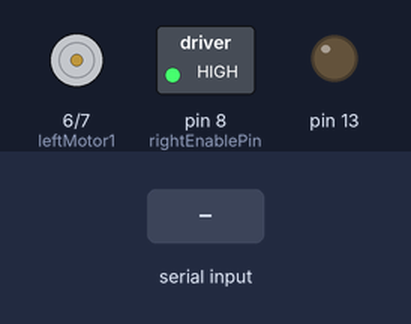
Simulated run of this sketch. Board: Arduino Uno, built with avr-gcc and run on an emulated ATmega328P. Shown: motor-driver pin pairs drawn as motors (green arrow = first pin HIGH = forward, orange = second pin HIGH = backward, longer = more drive, scaled by the enable pin), switched loads named in the sketch (green lamp = pin HIGH), output pins drawn as LEDs (lit = HIGH). The inputs (shaded band) are chosen by the test bench.

Above: at 1.2 s.
1.3 s: "fist" received over the second serial link
At 1.6 s:
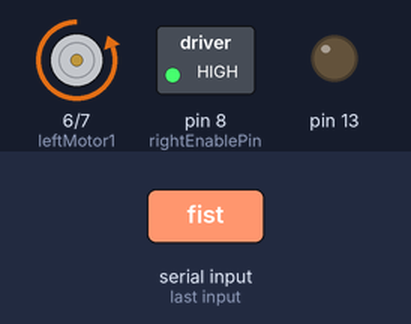
2.8 s: "spread" received over the second serial link
At 4.0 s:
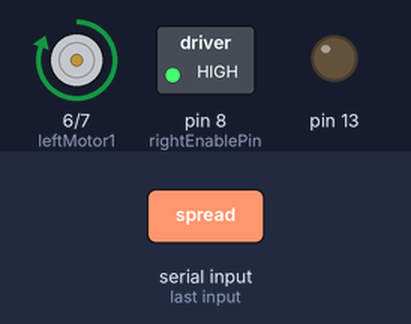
4.3 s: "rest" received over the second serial link
At 5.1 s:
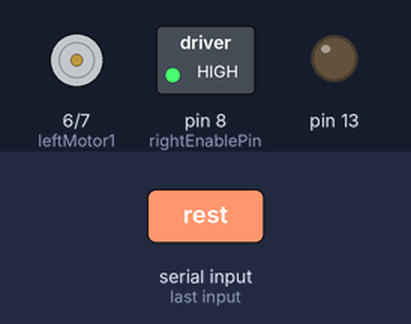
5.8 s: "wavein" received over the second serial link
At 6.5 s:
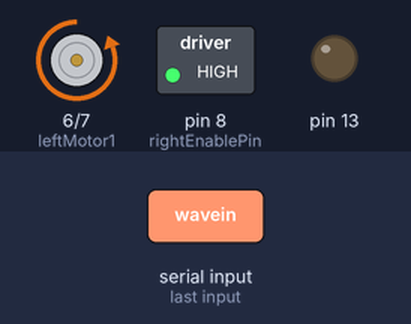
Timing chart, 0 to 8.3 s (numbered marks = the images above; inputs shaded):
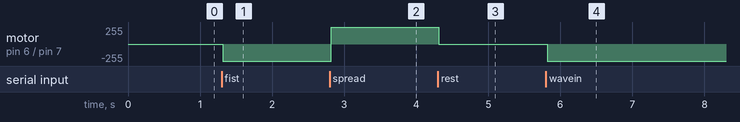

The sketch:

seed_ble_shield.ino
```cpp
#include <SoftwareSerial.h>   //Software Serial Port
#define RxD 2
#define TxD 3

int leftMotor1 = 6;
int leftMotor2 = 7;
int leftEnablePin = 9;

int rightMotor1 = 4;
int rightMotor2 = 5;
int rightEnablePin = 8;

String inData;
SoftwareSerial BLE(RxD,TxD);

void setup() {
  pinMode(RxD, INPUT);
  pinMode(TxD, OUTPUT);
  pinMode(13,OUTPUT);
  BLE.begin(9600);
  BLE.print("AT+CLEAR");
  BLE.print("AT+ROLE0");
  BLE.print("AT+SAVE1");

  pinMode(leftMotor1, OUTPUT);
  pinMode(leftMotor2, OUTPUT);
  pinMode(leftEnablePin, OUTPUT);

  analogWrite(leftEnablePin, 255);
  analogWrite(rightEnablePin, 255);

}

void off(){
  digitalWrite(leftMotor1, LOW);
  digitalWrite(leftMotor2, LOW);
  digitalWrite(rightMotor1, LOW);
  digitalWrite(rightMotor2, LOW);
}

void front(){

  digitalWrite(leftMotor1, LOW);
  digitalWrite(leftMotor2, HIGH);
  digitalWrite(rightMotor1, HIGH);
  digitalWrite(rightMotor2, LOW);
}

void back(){

  digitalWrite(leftMotor1, HIGH);
  digitalWrite(leftMotor2, LOW);
  digitalWrite(rightMotor1, LOW);
  digitalWrite(rightMotor2, HIGH);
}

void right(){

  digitalWrite(leftMotor1, LOW);
  digitalWrite(leftMotor2, HIGH);
  digitalWrite(rightMotor1, LOW);
  digitalWrite(rightMotor2, LOW);
}

void left(){

  digitalWrite(leftMotor1, LOW);
  digitalWrite(leftMotor2, LOW);
  digitalWrite(rightMotor1, HIGH);
  digitalWrite(rightMotor2, LOW);
}

void useMessage(String msg) {
  if (msg == "rest") {
    off();
  }
  if (msg == "fist") {
    front();
  }
  if (msg == "spread") {
    back();
  }
  if (msg == "wavein") {
    right();
  }
  if (msg == "waveout") {
    left();
  }
}

void loop() {
  //front();
  while ( BLE.available() ) {
     delay(3);
     char c = BLE.read();
     inData += c;
     if (inData.length() >0) {
      Serial.println(inData);
      useMessage(inData);
     }
  }
  inData = "";
}
```

Measured:
- after the input at 1.3 s, motor on pin 6 (leftMotor1) / pin 7 (leftMotor2): stopped → backward 255/255 at once
- after the input at 2.8 s, motor on pin 6 (leftMotor1) / pin 7 (leftMotor2): backward 255/255 → forward 255/255 at once
- after the input at 4.3 s, motor on pin 6 (leftMotor1) / pin 7 (leftMotor2): forward 255/255 → stopped at once
- after the input at 5.8 s, motor on pin 6 (leftMotor1) / pin 7 (leftMotor2): stopped → backward 255/255 at once
